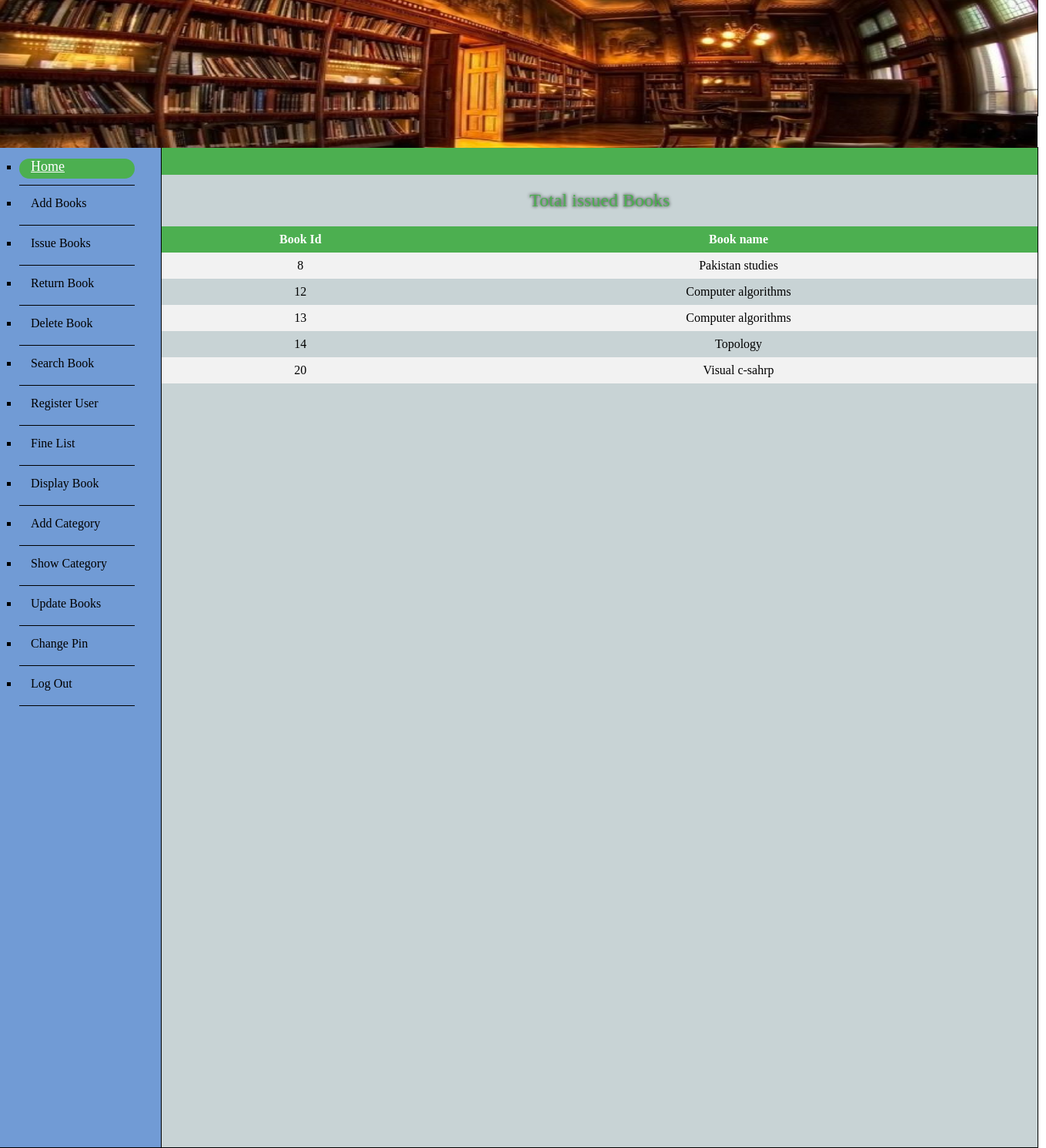
The app's page /project/total_issubooks.php with its own data.
### tables this page shows
CREATE TABLE IF NOT EXISTS `book` (
  `book_id` int(50) NOT NULL AUTO_INCREMENT,
  `status_id` tinyint(1) NOT NULL,
  `isbn` int(11) NOT NULL,
  PRIMARY KEY (`book_id`),
  KEY `status_id` (`status_id`),
  KEY `isbn` (`isbn`)
);

CREATE TABLE IF NOT EXISTS `isbn` (
  `isbn` int(11) NOT NULL,
  `book_name` varchar(255) NOT NULL,
  `category_id` int(11) NOT NULL,
  `book_edition` varchar(255) NOT NULL,
  `author_id` int(11) NOT NULL,
  PRIMARY KEY (`isbn`),
  KEY `category_id` (`category_id`),
  KEY `author_id` (`author_id`)
);

### project/total_issubooks.php (the view, shortened to what this page needs)
<?php
	require_once("connection.php");
		$query = "select b.book_id,a.book_name
		           from isbn a,book b
				   where a.isbn=b.isbn
				   and b.status_id=1";
		$result = mysqli_query($connection, $query);
?>
<html>
<head>
	<link rel="stylesheet" type="text/css" href="adminstyle.css">
	<link rel="stylesheet" type="text/css" href="issue_book.css">
	<link rel="stylesheet" type="text/css" href="table.css">
</head>
<body>
<div class="main">
		<div id="banner">
			<img src="banner.jpg" width="100%" height="192"/>
		</div>
		<div id="sidelinks" >
			<ul>
				<div class="button"> <li>  <a class="active"  class="ban" href="admin.php" >  Home </a> </div>
				<hr align="left" width=80% size=1 color="black">
				<div class="button"> <li>  <a  class="ban" href="add_book.php" >  Add Books </a> </div>
				<hr align="left" width=80% size=1 color="black">
				<div class="button"> <li>  <a class="ban" href="issue_book.php"> Issue Books </a> </div>
				<hr align="left" width=80% size=1 color="black">
				<div class="button"> <li>  <a  class="ban" href="return_book.php"> Return Book </a> </div>
				<hr align="left" width=80% size=1 color="black">
				<div class="button"> <li>  <a class="ban" href="delete_book.php"> Delete Book </a></div>
				<hr align="left" width=80% size=1 color="black">
				<div class="button"> <li>  <a  class="ban" href="search_book.php"> Search Book </a></div>
				<hr align="left" width=80% size=1 color="black">
				<div class="button"> <li>  <a class="ban" href="register_user.php"> Register User </a></div>
				<hr align="left" width=80% size=1 color="black">
				<div class="button"> <li>  <a class="ban" href="fine_list.php"> Fine List </a> </div>
				<hr align="left" width=80% size=1 color="black">
				<div class="button"> <li>  <a class="ban" href="display_book.php"> Display Book </a></div>
				<hr align="left" width=80% size=1 color="black">
				<div class="button"> <li>  <a class="ban" href="add_category.php"> Add Category </a></div>
				<hr align="left" width=80% size=1 color="black">
				<div class="button"> <li>  <a class="ban" href="show_category.php"> Show Category </a></div>
				<hr align="left" width=80% size=1 color="black">
					<div class="button"> <li>  <a  class="ban" href="update_book.php" >  Update Books </a> </div>
				<hr align="left" width=80% size=1 color="black">
				<div class="button"> <li>  <a class="ban" href="change_admin_pin.php"> Change Pin </a></div>
				<hr align="left" width=80% size=1 color="black">
				<div class="button"> <li>  <a class="ban" href="login.php"> Log Out </a></div>
				<hr align="left" width=80% size=1 color="black">
			</ul>
		</div>
		<div id="content">
				<div class="log">
			</div>
			<h2 style="text-shadow: 0 0 4px black; color:#4CAF50;  text-align:center; text-decoration:blink; font:18pt Impact; ">
				Total issued  Books
			</h2>
			<table>
					<tr>
						<th>Book Id</th>
						<th>Book name</th>
					</tr>
					<?php
						global $result;
						if($result){
							while($display = mysqli_fetch_assoc($result))
							{
					?>
					<tr>
						<td><?php echo ucfirst($display['book_id']); ?></td>
						<td><?php echo ucfirst($display['book_name']); ?></td>
					</tr>
					<?php
							}
						}
						?>
			</table>
		</div>
</div>
</body>
</html>

### project/adminstyle.css (style rules this page uses)
.main { position:relative; width:1263px; height:1000px; border:1px solid black; margin-left:-10px; margin-right:0px; }
#banner { position:absolute; margin-top:-10px; border:1px solid black; width:1347.9px; height:150px; }
#sidelinks { background-color:rgb(113, 155, 213); margin-top:180px; postion:absolute; width:210px; height:1300px; border:1px solid black; }
#content { background-color:rgb(200, 211, 213); margin-left:210px; margin-top:-1300px; border:1px solid black; width:1138.4px; height:1298px; }
ul { margin-left:25px; padding:0px; list-style:square; }
.ban { cursor:hand; width:120px; height:30px; text-decoration:none; color:black; line-height:30px; }
li a { display: block; background-color:rgb(113, 155, 213); padding-top: 0px; padding-right: 15px; padding-bottom: 5px; padding-left: 15px; }
li a.active { background-color: #4CAF50; color: white; width:120px; font-size:18px; padding-top: 0px; padding-right: 15px; padding-bottom: 5px; padding-left: 15px; border-radius: 15px; }
.button { display: inline-block; -webkit-transition-duration: 0.3s; transition-duration: 0.3s; }
.log { background-color: #4CAF50; width:1138.4px; height:35px; }

### project/table.css (style rules this page uses)
table { border-collapse: collapse; width: 100%; }
th, td { text-align: center; padding: 8px; }
tr:nth-child(even) { background-color: #f2f2f2 }
th { background-color: #4CAF50; color: white; }

### records on screen
book: book_id "8", isbn.book_name "Pakistan studies"
book: book_id "12", isbn.book_name "Computer algorithms"
book: book_id "13", isbn.book_name "Computer algorithms"
book: book_id "14", isbn.book_name "Topology"
book: book_id "20", isbn.book_name "Visual c-sahrp"
